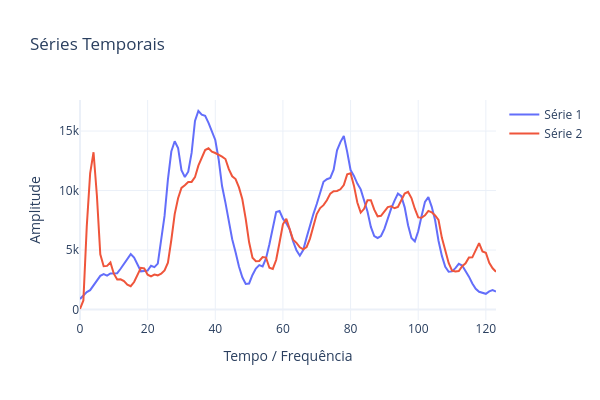

Source (notebook cell):
### Code cell
# --- 8. ROW-BY-ROW ITERATIVE STREAMING FUNCTION DEFINITION ---
# Initialize persistent variables for streaming tracking
h_step = torch.zeros(num_layers, 1, hidden_n, device=device)
c_step = torch.zeros(num_layers, 1, hidden_n, device=device)
last_predicted_log_power = 0.0

def pred_single_row(features_raw):
    """
    Accepts a single row of features at a single timestamp, scales it, 
    injects the last known power feedback, and updates the global LSTM states.
    """
    global h_step, c_step, last_predicted_log_power
    
    # 1. Shape to 2D array for scaler compatibility -> [1, num_features]
    x_arr = np.array(features_raw, dtype=np.float32).reshape(1, -1)
    x_scaled = scaler_X.transform(x_arr)
    
    # 2. Append the target layer prediction from the previous step
    full_x_row = np.hstack((x_scaled, np.array([[last_predicted_log_power]], dtype=np.float32)))
    
    # 3. Shape into standard PyTorch Recurrent structure -> [Batch=1, Time_Step=1, Features]
    x_tensor = torch.tensor(full_x_row, dtype=torch.float32).unsqueeze(0).to(device)
    
    with torch.no_grad():
        # 4. Process step and capture updated context tuple
        pred_scaled, (h_step, c_step) = model(x_tensor, (h_step, c_step))
        pred_log = pred_scaled.cpu().numpy().flatten()
        
    # 5. Buffer the current output for the next row's past feature assignment
    last_predicted_log_power = pred_log[0]
    
    # 6. Revert Log Transform and Shift back into physical Watts
    predicted_power = np.expm1(pred_log) - power_shift
    return np.clip(predicted_power, 0, None)

# --- 9. STREAMING SIMULATION PIPELINE RUN ---
# Select the first raw test file path to simulate real-time processing
stream_file_path = samples_val[1]
df_stream = pd.read_csv(stream_file_path).ffill().bfill()

# Reconstruct features identically to the loading loop parameters
speed_raw = df_stream['speed'].values
speed_delta = np.diff(speed_raw, prepend=speed_raw[0])
accel_trend = pd.Series(speed_delta).rolling(window=3, min_periods=1).mean().values
alt_raw = df_stream['altitude'].values
alt_delta = np.diff(alt_raw, prepend=alt_raw[0])

trip_df_stream = pd.DataFrame({
            'speed': speed_raw, 
            #'speed_delta': speed_delta,   
            #'accel_trend': accel_trend,   
            'rpm': df_stream['rpm'].values, 
            'torque': df_stream['Torque Nm'].values, 
            #'elv': df_stream['elv_spy'].values,
            #'alt_delta': alt_delta,       
            #'max_speed': df['max_speed'].values,       
            #'soc': df['soc'].values,                   
            #'frontal_wind': df['Frontal_Wind'].values, 
            #'aux_pwr': df['Aux Pwr(100w)'].values,     
            'power': df_stream['Motor Pwr(w)'].values,
            #'power': exponential_moving_average(df['Motor Pwr(w)'],alpha=0.5).values
        })

trip_df_stream = moving_average_df(trip_df_stream, 4)
trip_df_stream = exponential_moving_average_df(trip_df_stream, 0.25)

# Extract inputs and real targets
stream_features = trip_df_stream.drop(columns=['power']).values
#actual_power_profile = df_stream['Motor Pwr(w)'].values
actual_power_profile = trip_df_stream['power'].values

print(f"\n==============================")
print(f"Simulating Sequential Processing Over {len(stream_features)} Rows...")
print(f"==============================\n")

# Reset memory vectors before beginning the trip
h_step = torch.zeros(num_layers, 1, hidden_n, device=device)
c_step = torch.zeros(num_layers, 1, hidden_n, device=device)
last_predicted_log_power = 0.0

yR, yP = [], []

for idx in range(len(stream_features)-N_p):
    current_timestamp_features = stream_features[idx]
    
    # Dynamic Step Call
    horizon_forecast = pred_single_row(current_timestamp_features)
    horizon_real = actual_power_profile[idx : idx + N_p]
    if idx == 0:
        yR = horizon_real.reshape(-1,N_p)
        yP = horizon_forecast.reshape(-1,N_p)
    else:
        yR = np.vstack((yR,horizon_real))
        yP = np.vstack((yP,horizon_forecast))

yR = yR.T
yP = yP.T

i=3
PlotSeriesPLY(ySeries=[yR[i],yP[i]])

### Figure 1 — Plotly figure (JSON) as saved in the notebook; plotly's stock layout.template omitted (floating-point values rounded to 4 significant figures)
{"data": [{"mode": "lines", "name": "Série 1", "type": "scatter", "x": [0, 1, 2, 3, 4, 5, 6, 7, 8, 9, 10, 11, 12, 13, 14, 15, 16, 17, 18, 19, 20, 21, 22, 23, 24, 25, 26, 27, 28, 29, 30, 31, 32, 33, 34, 35, 36, 37, 38, 39, 40, 41, 42, 43, 44, 45, 46, 47, 48, 49, 50, 51, 52, 53, 54, 55, 56, 57, 58, 59, 60, 61, 62, 63, 64, 65, 66, 67, 68, 69, 70, 71, 72, 73, 74, 75, 76, 77, 78, 79, 80, 81, 82, 83, 84, 85, 86, 87, 88, 89, 90, 91, 92, 93, 94, 95, 96, 97, 98, 99, 100, 101, 102, 103, 104, 105, 106, 107, 108, 109, 110, 111, 112, 113, 114, 115, 116, 117, 118, 119, 120, 121, 122, 123], "xaxis": "x", "y": [891.6, 1179.0, 1474.0, 1633.0, 2025.0, 2334.0, 2830.0, 2978.0, 2853.0, 3035.0, 3046.0, 3055.0, 3428.0, 3819.0, 4302.0, 4664.0, 4365.0, 3719.0, 3214.0, 3248.0, 3274.0, 3683.0, 3565.0, 3861.0, 5683.0, 7865.0, 10940.0, 13280.0, 14140.0, 13580.0, 11720.0, 11140.0, 11580.0, 13160.0, 15860.0, 16680.0, 16380.0, 16270.0, 15690.0, 14920.0, 14250.0, 12610.0, 10380.0, 8984.0, 7363.0, 5912.0, 4824.0, 3618.0, 2714.0, 2158.0, 2193.0, 2912.0, 3452.0, 3734.0, 3623.0, 4290.0, 5487.0, 6973.0, 8190.0, 8275.0, 7641.0, 7251.0, 6738.0, 5739.0, 4989.0, 4527.0, 5003.0, 6064.0, 7088.0, 8024.0, 8868.0, 9891.0, 10730.0, 10950.0, 11060.0, 11760.0, 13380.0, 14070.0, 14580.0, 13250.0, 11720.0, 11230.0, 10590.0, 10100.0, 9154.0, 8243.0, 6950.0, 6177.0, 6015.0, 6179.0, 6777.0, 7693.0, 8477.0, 9158.0, 9751.0, 9531.0, 8588.0, 7086.0, 6022.0, 5721.0, 6576.0, 7860.0, 9052.0, 9449.0, 8634.0, 7506.0, 5787.0, 4510.0, 3603.0, 3182.0, 3209.0, 3479.0, 3844.0, 3701.0, 3261.0, 2768.0, 2186.0, 1749.0, 1492.0, 1389.0, 1324.0, 1528.0, 1634.0, 1523.0], "yaxis": "y"}, {"mode": "lines", "name": "Série 2", "type": "scatter", "x": [0, 1, 2, 3, 4, 5, 6, 7, 8, 9, 10, 11, 12, 13, 14, 15, 16, 17, 18, 19, 20, 21, 22, 23, 24, 25, 26, 27, 28, 29, 30, 31, 32, 33, 34, 35, 36, 37, 38, 39, 40, 41, 42, 43, 44, 45, 46, 47, 48, 49, 50, 51, 52, 53, 54, 55, 56, 57, 58, 59, 60, 61, 62, 63, 64, 65, 66, 67, 68, 69, 70, 71, 72, 73, 74, 75, 76, 77, 78, 79, 80, 81, 82, 83, 84, 85, 86, 87, 88, 89, 90, 91, 92, 93, 94, 95, 96, 97, 98, 99, 100, 101, 102, 103, 104, 105, 106, 107, 108, 109, 110, 111, 112, 113, 114, 115, 116, 117, 118, 119, 120, 121, 122, 123], "xaxis": "x", "y": [47.87, 764.0, 6974.0, 11440.0, 13220.0, 9562.0, 4648.0, 3640.0, 3672.0, 3960.0, 3015.0, 2521.0, 2544.0, 2387.0, 2099.0, 1965.0, 2313.0, 2930.0, 3506.0, 3456.0, 2931.0, 2787.0, 2938.0, 2877.0, 3010.0, 3288.0, 3941.0, 5844.0, 8017.0, 9349.0, 10220.0, 10450.0, 10720.0, 10720.0, 11120.0, 12090.0, 12740.0, 13410.0, 13550.0, 13270.0, 13150.0, 13020.0, 12850.0, 12650.0, 11800.0, 11200.0, 10970.0, 10260.0, 9263.0, 7625.0, 5654.0, 4353.0, 4065.0, 4081.0, 4407.0, 4367.0, 3512.0, 3416.0, 4164.0, 5636.0, 7168.0, 7627.0, 6777.0, 5879.0, 5607.0, 5237.0, 5056.0, 5256.0, 5961.0, 7106.0, 8027.0, 8529.0, 8772.0, 9181.0, 9745.0, 9941.0, 9968.0, 10100.0, 10460.0, 11360.0, 11450.0, 10410.0, 8992.0, 8152.0, 8464.0, 9194.0, 9187.0, 8392.0, 7837.0, 7874.0, 8282.0, 8612.0, 8683.0, 8513.0, 8627.0, 9240.0, 9748.0, 9886.0, 9371.0, 8475.0, 7743.0, 7712.0, 7919.0, 8294.0, 8179.0, 7905.0, 7531.0, 6024.0, 5075.0, 3916.0, 3278.0, 3205.0, 3241.0, 3637.0, 3882.0, 4381.0, 4388.0, 5052.0, 5584.0, 4889.0, 4773.0, 3925.0, 3470.0, 3181.0], "yaxis": "y"}], "layout": {"height": 400, "title": {"text": "Séries Temporais"}, "width": 600, "xaxis": {"anchor": "y", "domain": [0, 1], "title": {"text": "Tempo / Frequência"}}, "yaxis": {"anchor": "x", "domain": [0, 1], "title": {"text": "Amplitude"}}}}
